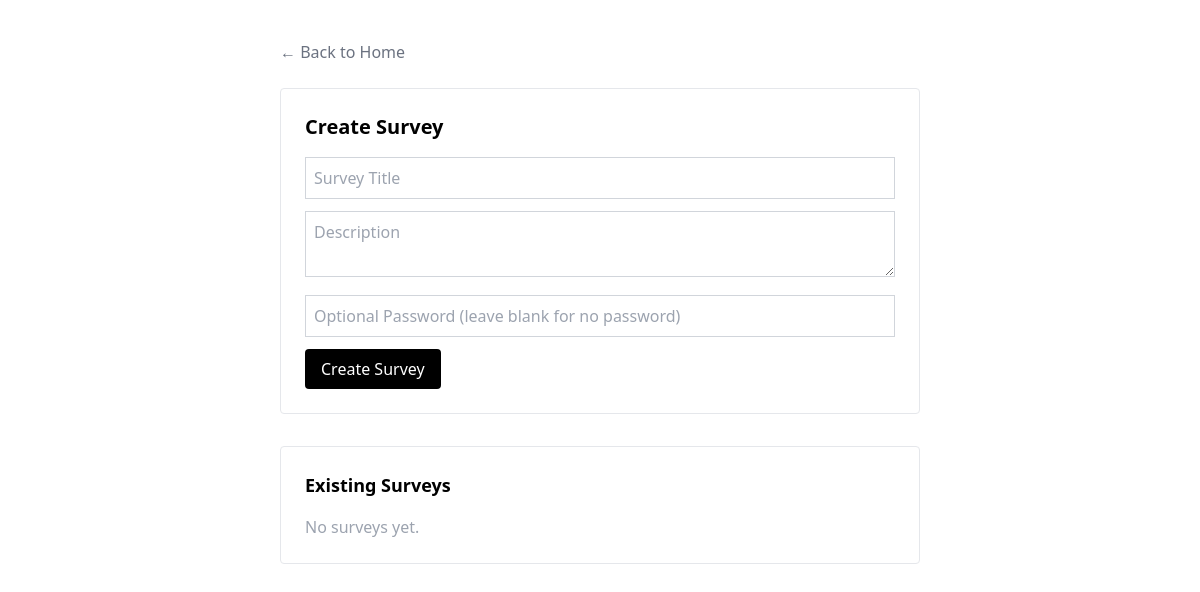
The page /admin/create_survey.php on the database as committed earlier.
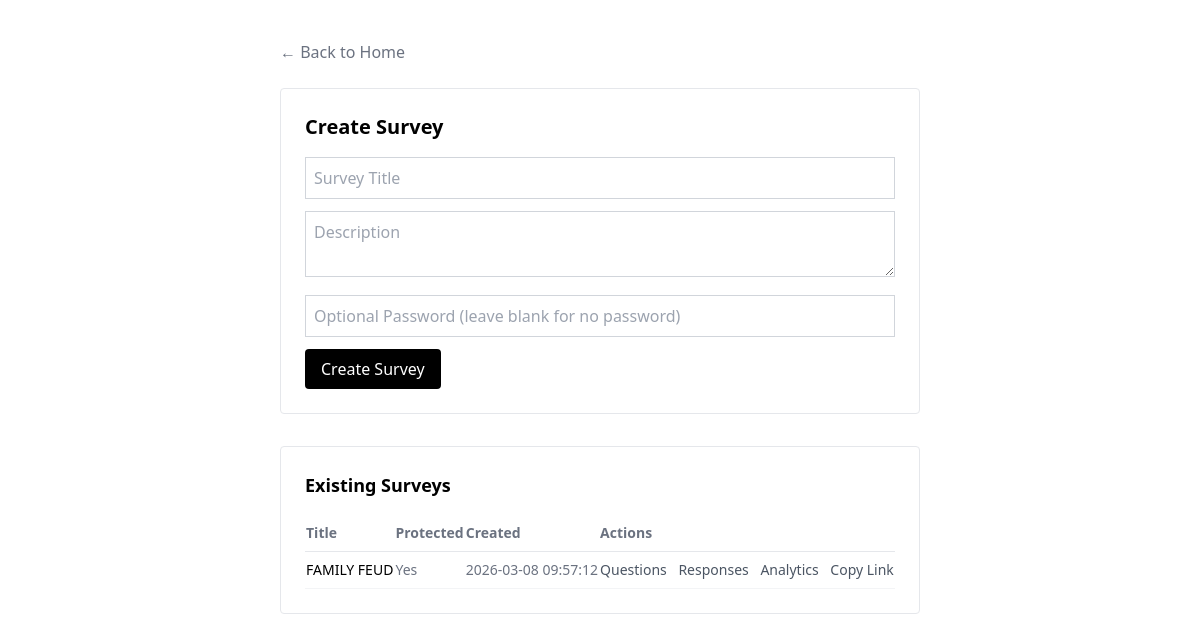
The same page on the database as committed later.
### tables this page shows
CREATE TABLE IF NOT EXISTS `surveys` (
  `id` int NOT NULL AUTO_INCREMENT,
  `title` varchar(255) DEFAULT NULL,
  `description` text,
  `token` varchar(100) DEFAULT NULL,
  `password` varchar(255) DEFAULT NULL,
  `created_at` timestamp NULL DEFAULT CURRENT_TIMESTAMP,
  PRIMARY KEY (`id`)
);

### config/db.php (called while the page is built, shortened)
<?php
function getAppBasePath() {
    $scriptName = $_SERVER['SCRIPT_NAME'];
    if (preg_match('#^(.*?)/(?:admin|public|config)/#', $scriptName, $m)) {
        return $m[1];
    }
    return rtrim(dirname($scriptName), '/\\');
}
function getNetworkSurveyUrl($token) {
    $protocol = (!empty($_SERVER['HTTPS']) && $_SERVER['HTTPS'] !== 'off') ? 'https' : 'http';
    $lanIp = gethostbyname(gethostname());
    $port = $_SERVER['SERVER_PORT'];
    $portStr = ($port == 80 || $port == 443) ? '' : ':' . $port;
    $base = getAppBasePath();
    return $protocol . '://' . $lanIp . $portStr . $base . '/public/survey.php?token=' . $token;
}
?>

### admin/create_survey.php (the view, shortened to what this page needs)
<?php
include("../config/db.php");
$surveys = $conn->query("SELECT * FROM surveys ORDER BY created_at DESC");
?>
<!DOCTYPE html>
<html lang="en">
<head>
    <script src="https://cdn.tailwindcss.com"></script>
</head>
<body class="bg-white min-h-screen py-10">
<div class="max-w-2xl mx-auto px-4">
    <div class="mb-6">
        <a href="../index.php" class="text-gray-500 hover:text-black">&larr; Back to Home</a>
    </div>
    <form method="POST" class="bg-white border border-gray-200 p-6 rounded mb-8">
        <h1 class="text-xl font-bold mb-4 text-black">Create Survey</h1>
        <input name="title" placeholder="Survey Title" required
            class="border border-gray-300 bg-white text-black p-2 w-full mb-3 placeholder-gray-400">
        <textarea name="description" placeholder="Description"
            class="border border-gray-300 bg-white text-black p-2 w-full mb-3 placeholder-gray-400"></textarea>
        <input name="password" placeholder="Optional Password (leave blank for no password)"
            class="border border-gray-300 bg-white text-black p-2 w-full mb-3 placeholder-gray-400">
        <button name="create"
            class="bg-black text-white px-4 py-2 rounded font-medium hover:bg-gray-800">
            Create Survey
        </button>
    </form>
    <div class="bg-white border border-gray-200 p-6 rounded">
        <h2 class="text-lg font-bold mb-4 text-black">Existing Surveys</h2>
        <?php if($surveys->num_rows == 0): ?>
            <p class="text-gray-400">No surveys yet.</p>
        <?php else: ?>
            <table class="w-full text-sm">
                <thead>
                    <tr class="border-b border-gray-200">
                        <th class="text-left py-2 text-gray-500">Title</th>
                        <th class="text-left py-2 text-gray-500">Protected</th>
                        <th class="text-left py-2 text-gray-500">Created</th>
                        <th class="text-left py-2 text-gray-500">Actions</th>
                    </tr>
                </thead>
                <tbody>
                <?php while($s = $surveys->fetch_assoc()): ?>
                    <?php
                        $survey_link = getNetworkSurveyUrl($s['token']);
                    ?>
                    <tr class="border-b border-gray-100">
                        <td class="py-2 text-black"><?= htmlspecialchars($s['title']) ?></td>
                        <td class="py-2 text-gray-500"><?= $s['password'] ? 'Yes' : 'No' ?></td>
                        <td class="py-2 text-gray-500"><?= $s['created_at'] ?></td>
                        <td class="py-2 space-x-2">
                            <a href="add_questions.php?survey_id=<?= $s['id'] ?>" class="text-gray-600 hover:text-black">Questions</a>
                            <a href="responses.php?survey_id=<?= $s['id'] ?>" class="text-gray-600 hover:text-black">Responses</a>
                            <a href="analytics.php?survey_id=<?= $s['id'] ?>" class="text-gray-600 hover:text-black">Analytics</a>
                            <button onclick="navigator.clipboard.writeText('<?= htmlspecialchars($survey_link) ?>')" class="text-gray-600 hover:text-black cursor-pointer">Copy Link</button>
                        </td>
                    </tr>
                <?php endwhile; ?>
                </tbody>
            </table>
        <?php endif; ?>
    </div>
</div>
</body>
</html>

Rows that differ between the two databases and show on the page:
added surveys: title "FAMILY FEUD", shows "Yes", created_at "2026-03-08 09:57:12"
Other text that changed with them:
text no longer shown: "No surveys yet."
text now shown: "Title Protected Created Actions"
